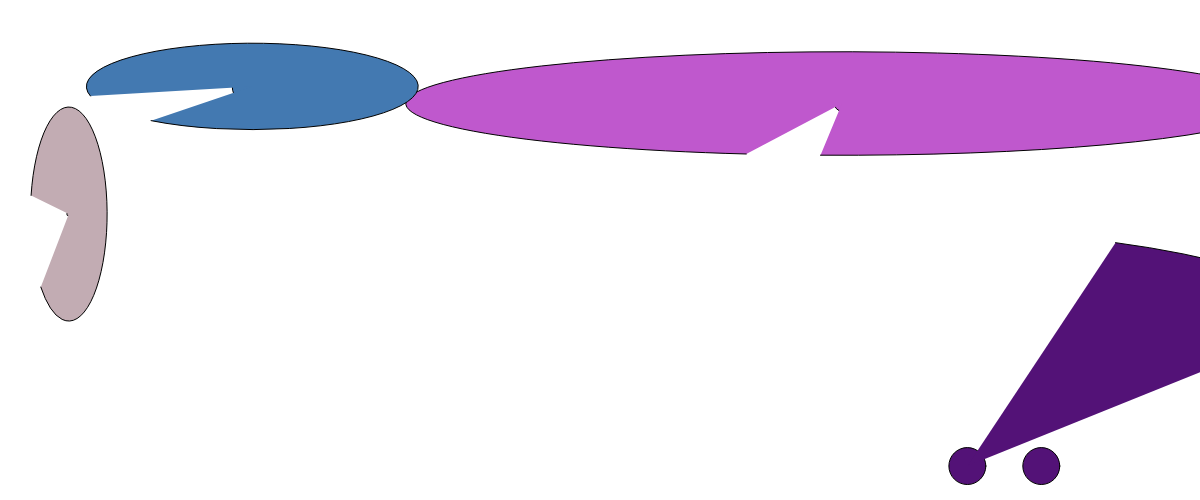
Frame 1 (no input)
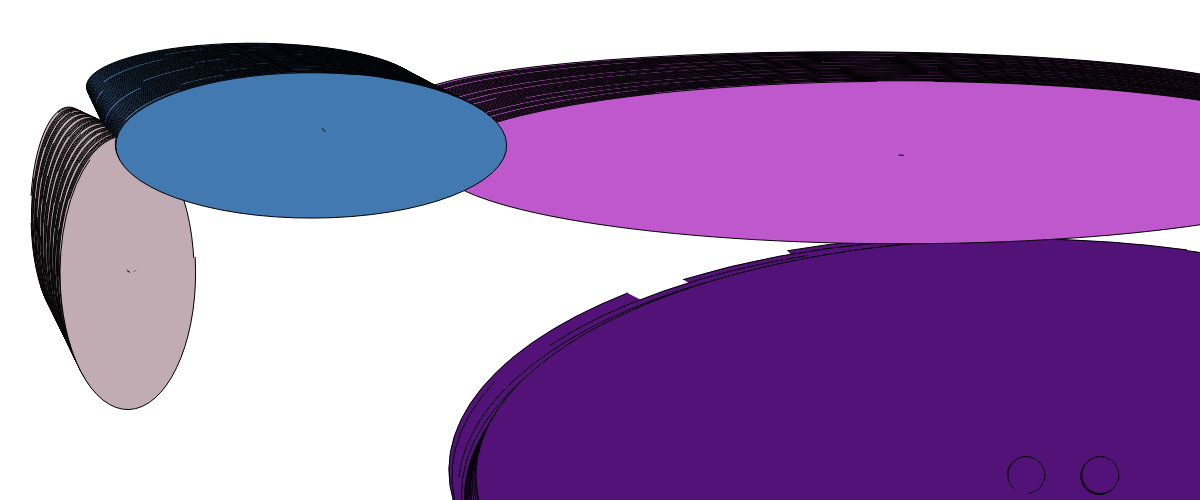
Frame 60 (no input)
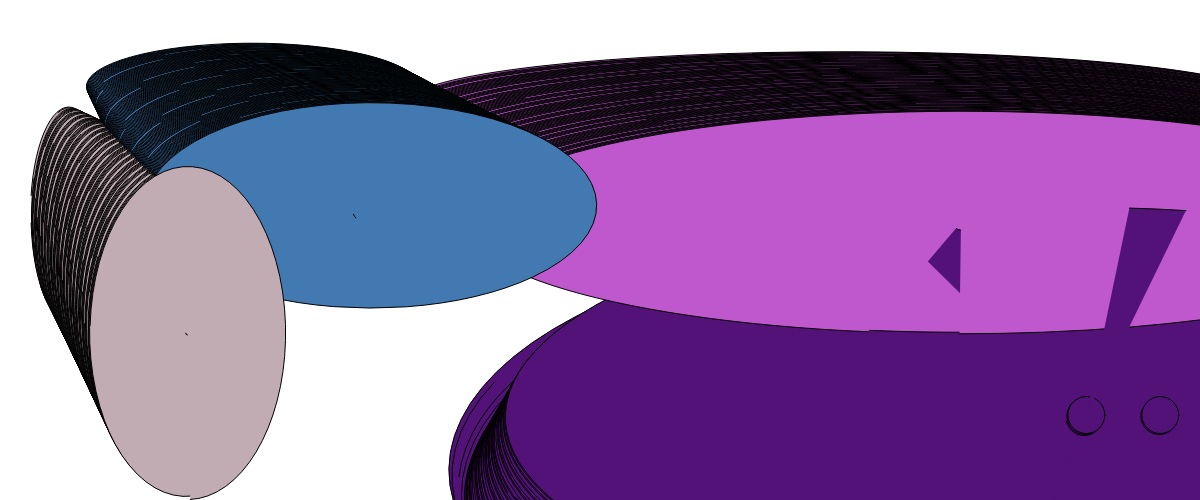
Frame 120 (the mouse pressed at the canvas centre since frame 60)

The p5.js sketch that drew these frames (run headless with seeded random() and noise() and a simulated clock; from frame 60 on, the mouse is pressed at the canvas centre):

// p5.js sketch
// ── sketch.js

let particles =[] //code with a different shape

function setup() {
	
	createCanvas(1200,500)
	background(255)
	
	let p1 = {
		
			locX: random(width),
			locY: random(height), 
			color: [random(255),random(255),random(255)],
		    radius: random(1,100), 
			velX: 1,
		    velY: 1
	}
	
	let p2 = {
		
			locX: random(width),
			locY: random(height), 
			color: [random(255),random(255),random(255)],
		    radius: random(1,100), 
			velX: 1,
		    velY: 1
	}
	
	let p3 = {
		
			locX: random(width),
			locY: random(height), 
			color: [random(255),random(255),random(255)],
		    radius: random(1,100), 
			velX: 1,
		    velY: 1
	}
	
	let p4 = {
		
			locX: random(width),
			locY: random(height), 
			color: [random(255),random(255),random(255)],
		    radius: random(1,100), 
			velX: 1, 
		    velY: 1
	}
	
particles.push(p1)
particles.push(p2)
particles.push(p3)
particles.push(p4)
	
}

function draw() {
	
   
	for (var i = 0; i < particles.length; i++){
		
		let particle = particles[i] 
	
		fill(particle.color)
		frisbee(particle.locX,particle.locY,particle.radius,particle.radius)
		
		particle.locX += particle.velX	
		particle.locY += particle.velY
	
		if (particle.locX > width){
			particle.velX = particle.velX*(-1)
		}
	
		if (particle.locX < 0){
			particle.velX = particle.velX*(-1)
		}
	
		if (particle.locY > height){
			particle.velY = particle.velY*(-1)
		}
	
		if (particle.locY < 0){
			particle.velY = particle.velY*(-1)
		}
		
	}
	
}


function frisbee(x,y,radius,radius){

	ellipse(x-radius/2,y,radius/2)
	ellipse(x+radius/2,y,radius/2)
	
	arc(x-radius/2,y,x+radius/2,y,x, y+radius)
}
